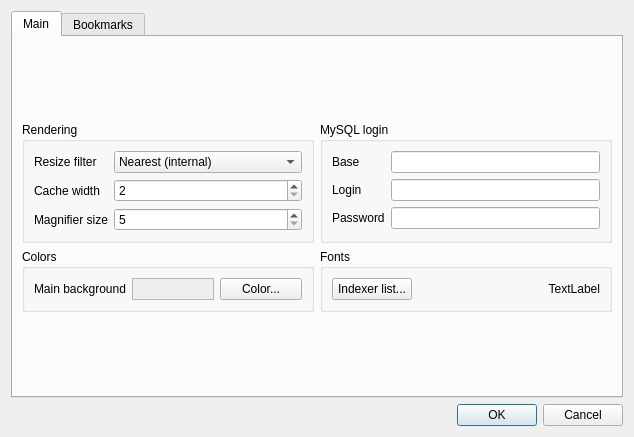
<?xml version="1.0" encoding="UTF-8"?>
<ui version="4.0">
 <class>SettingsDialog</class>
 <widget class="QDialog" name="SettingsDialog">
  <property name="geometry">
   <rect>
    <x>0</x>
    <y>0</y>
    <width>634</width>
    <height>437</height>
   </rect>
  </property>
  <property name="windowTitle">
   <string>Dialog</string>
  </property>
  <layout class="QVBoxLayout" name="verticalLayout_3">
   <item>
    <widget class="QTabWidget" name="tabWidget">
     <property name="currentIndex">
      <number>0</number>
     </property>
     <widget class="QWidget" name="tab">
      <attribute name="title">
       <string>Main</string>
      </attribute>
      <layout class="QVBoxLayout" name="verticalLayout_4">
       <item>
        <spacer name="verticalSpacer">
         <property name="orientation">
          <enum>Qt::Vertical</enum>
         </property>
         <property name="sizeHint" stdset="0">
          <size>
           <width>20</width>
           <height>66</height>
          </size>
         </property>
        </spacer>
       </item>
       <item>
        <layout class="QGridLayout" name="gridLayout">
         <item row="0" column="0">
          <widget class="QGroupBox" name="groupBox">
           <property name="title">
            <string>Rendering</string>
           </property>
           <layout class="QFormLayout" name="formLayout">
            <item row="0" column="0">
             <widget class="QLabel" name="label">
              <property name="text">
               <string>Resize filter</string>
              </property>
              <property name="buddy">
               <cstring>comboFilter</cstring>
              </property>
             </widget>
            </item>
            <item row="0" column="1">
             <widget class="QComboBox" name="comboFilter">
              <property name="sizePolicy">
               <sizepolicy hsizetype="Expanding" vsizetype="Fixed">
                <horstretch>0</horstretch>
                <verstretch>0</verstretch>
               </sizepolicy>
              </property>
              <item>
               <property name="text">
                <string>Nearest (internal)</string>
               </property>
              </item>
              <item>
               <property name="text">
                <string>Bilinear (internal)</string>
               </property>
              </item>
              <item>
               <property name="text">
                <string>Lanczos</string>
               </property>
              </item>
              <item>
               <property name="text">
                <string>Gaussian</string>
               </property>
              </item>
              <item>
               <property name="text">
                <string>Lanczos 2</string>
               </property>
              </item>
              <item>
               <property name="text">
                <string>Cubic</string>
               </property>
              </item>
              <item>
               <property name="text">
                <string>Sinc</string>
               </property>
              </item>
              <item>
               <property name="text">
                <string>Triangle</string>
               </property>
              </item>
              <item>
               <property name="text">
                <string>Mitchell</string>
               </property>
              </item>
             </widget>
            </item>
            <item row="1" column="0">
             <widget class="QLabel" name="label_2">
              <property name="text">
               <string>Cache width</string>
              </property>
              <property name="buddy">
               <cstring>spinCacheWidth</cstring>
              </property>
             </widget>
            </item>
            <item row="1" column="1">
             <widget class="QSpinBox" name="spinCacheWidth">
              <property name="sizePolicy">
               <sizepolicy hsizetype="Expanding" vsizetype="Fixed">
                <horstretch>0</horstretch>
                <verstretch>0</verstretch>
               </sizepolicy>
              </property>
              <property name="minimum">
               <number>2</number>
              </property>
             </widget>
            </item>
            <item row="2" column="0">
             <widget class="QLabel" name="label_5">
              <property name="text">
               <string>Magnifier size</string>
              </property>
              <property name="buddy">
               <cstring>spinMagnify</cstring>
              </property>
             </widget>
            </item>
            <item row="2" column="1">
             <widget class="QSpinBox" name="spinMagnify">
              <property name="sizePolicy">
               <sizepolicy hsizetype="Expanding" vsizetype="Fixed">
                <horstretch>0</horstretch>
                <verstretch>0</verstretch>
               </sizepolicy>
              </property>
              <property name="minimum">
               <number>5</number>
              </property>
              <property name="maximum">
               <number>1000</number>
              </property>
             </widget>
            </item>
           </layout>
          </widget>
         </item>
         <item row="0" column="1">
          <widget class="QGroupBox" name="groupBox_2">
           <property name="title">
            <string>MySQL login</string>
           </property>
           <layout class="QFormLayout" name="formLayout_2">
            <item row="0" column="0">
             <widget class="QLabel" name="label_7">
              <property name="text">
               <string>Base</string>
              </property>
              <property name="buddy">
               <cstring>editMySqlBase</cstring>
              </property>
             </widget>
            </item>
            <item row="0" column="1">
             <widget class="QLineEdit" name="editMySqlBase"/>
            </item>
            <item row="1" column="0">
             <widget class="QLabel" name="label_3">
              <property name="text">
               <string>Login</string>
              </property>
              <property name="buddy">
               <cstring>editMySqlLogin</cstring>
              </property>
             </widget>
            </item>
            <item row="1" column="1">
             <widget class="QLineEdit" name="editMySqlLogin"/>
            </item>
            <item row="2" column="0">
             <widget class="QLabel" name="label_4">
              <property name="text">
               <string>Password</string>
              </property>
              <property name="buddy">
               <cstring>editMySqlPassword</cstring>
              </property>
             </widget>
            </item>
            <item row="2" column="1">
             <widget class="QLineEdit" name="editMySqlPassword">
              <property name="echoMode">
               <enum>QLineEdit::Password</enum>
              </property>
             </widget>
            </item>
           </layout>
          </widget>
         </item>
         <item row="1" column="0">
          <widget class="QGroupBox" name="groupBox_3">
           <property name="title">
            <string>Colors</string>
           </property>
           <layout class="QVBoxLayout" name="verticalLayout">
            <item>
             <layout class="QHBoxLayout" name="horizontalLayout_2">
              <item>
               <widget class="QLabel" name="label_6">
                <property name="text">
                 <string>Main background</string>
                </property>
               </widget>
              </item>
              <item>
               <widget class="QFrame" name="frameBkColor">
                <property name="autoFillBackground">
                 <bool>true</bool>
                </property>
                <property name="frameShape">
                 <enum>QFrame::StyledPanel</enum>
                </property>
                <property name="frameShadow">
                 <enum>QFrame::Sunken</enum>
                </property>
               </widget>
              </item>
              <item>
               <widget class="QPushButton" name="btnBkColor">
                <property name="text">
                 <string>Color...</string>
                </property>
               </widget>
              </item>
             </layout>
            </item>
           </layout>
          </widget>
         </item>
         <item row="1" column="1">
          <widget class="QGroupBox" name="groupBox_4">
           <property name="title">
            <string>Fonts</string>
           </property>
           <layout class="QHBoxLayout" name="horizontalLayout_4">
            <item>
             <widget class="QPushButton" name="btnFontIndexer">
              <property name="text">
               <string>Indexer list...</string>
              </property>
             </widget>
            </item>
            <item>
             <widget class="QLabel" name="labelIdxFont">
              <property name="sizePolicy">
               <sizepolicy hsizetype="Expanding" vsizetype="Preferred">
                <horstretch>0</horstretch>
                <verstretch>0</verstretch>
               </sizepolicy>
              </property>
              <property name="text">
               <string>TextLabel</string>
              </property>
              <property name="alignment">
               <set>Qt::AlignRight|Qt::AlignTrailing|Qt::AlignVCenter</set>
              </property>
             </widget>
            </item>
           </layout>
          </widget>
         </item>
        </layout>
       </item>
       <item>
        <spacer name="verticalSpacer_2">
         <property name="orientation">
          <enum>Qt::Vertical</enum>
         </property>
         <property name="sizeHint" stdset="0">
          <size>
           <width>17</width>
           <height>42</height>
          </size>
         </property>
        </spacer>
       </item>
      </layout>
     </widget>
     <widget class="QWidget" name="tab_2">
      <attribute name="title">
       <string>Bookmarks</string>
      </attribute>
      <layout class="QVBoxLayout" name="verticalLayout_2">
       <item>
        <widget class="QListWidget" name="listBookmarks"/>
       </item>
       <item>
        <layout class="QHBoxLayout" name="horizontalLayout_3">
         <item>
          <widget class="QPushButton" name="btnDeleteBookmark">
           <property name="text">
            <string>Delete</string>
           </property>
          </widget>
         </item>
         <item>
          <spacer name="horizontalSpacer_2">
           <property name="orientation">
            <enum>Qt::Horizontal</enum>
           </property>
           <property name="sizeHint" stdset="0">
            <size>
             <width>40</width>
             <height>20</height>
            </size>
           </property>
          </spacer>
         </item>
        </layout>
       </item>
      </layout>
     </widget>
    </widget>
   </item>
   <item>
    <layout class="QHBoxLayout" name="horizontalLayout">
     <item>
      <spacer name="horizontalSpacer">
       <property name="orientation">
        <enum>Qt::Horizontal</enum>
       </property>
       <property name="sizeHint" stdset="0">
        <size>
         <width>40</width>
         <height>20</height>
        </size>
       </property>
      </spacer>
     </item>
     <item>
      <widget class="QPushButton" name="pushButton_2">
       <property name="text">
        <string>OK</string>
       </property>
       <property name="default">
        <bool>true</bool>
       </property>
      </widget>
     </item>
     <item>
      <widget class="QPushButton" name="pushButton_3">
       <property name="text">
        <string>Cancel</string>
       </property>
      </widget>
     </item>
    </layout>
   </item>
  </layout>
 </widget>
 <tabstops>
  <tabstop>tabWidget</tabstop>
  <tabstop>comboFilter</tabstop>
  <tabstop>spinCacheWidth</tabstop>
  <tabstop>spinMagnify</tabstop>
  <tabstop>btnBkColor</tabstop>
  <tabstop>editMySqlBase</tabstop>
  <tabstop>editMySqlLogin</tabstop>
  <tabstop>editMySqlPassword</tabstop>
  <tabstop>btnFontIndexer</tabstop>
  <tabstop>pushButton_2</tabstop>
  <tabstop>pushButton_3</tabstop>
  <tabstop>listBookmarks</tabstop>
  <tabstop>btnDeleteBookmark</tabstop>
 </tabstops>
 <resources/>
 <connections>
  <connection>
   <sender>pushButton_2</sender>
   <signal>clicked()</signal>
   <receiver>SettingsDialog</receiver>
   <slot>accept()</slot>
   <hints>
    <hint type="sourcelabel">
     <x>484</x>
     <y>313</y>
    </hint>
    <hint type="destinationlabel">
     <x>342</x>
     <y>306</y>
    </hint>
   </hints>
  </connection>
  <connection>
   <sender>pushButton_3</sender>
   <signal>clicked()</signal>
   <receiver>SettingsDialog</receiver>
   <slot>reject()</slot>
   <hints>
    <hint type="sourcelabel">
     <x>548</x>
     <y>314</y>
    </hint>
    <hint type="destinationlabel">
     <x>252</x>
     <y>295</y>
    </hint>
   </hints>
  </connection>
 </connections>
</ui>
